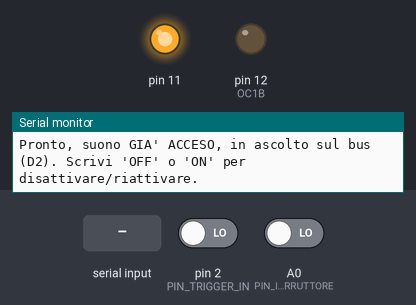
A sketch run on a simulated Arduino Uno, built with avr-gcc and run on an emulated ATmega328P. Shown: output pins drawn as LEDs (lit = HIGH), the last lines printed to the serial monitor. The inputs (shaded band) are chosen by the test bench; at power-on: A0 (PIN_INTERRUTTORE) LOW, pin 2 (PIN_TRIGGER_IN) LOW.

Above: at 1.4 s.
1.5 s: "OFF\n" received over Serial
At 2.7 s:
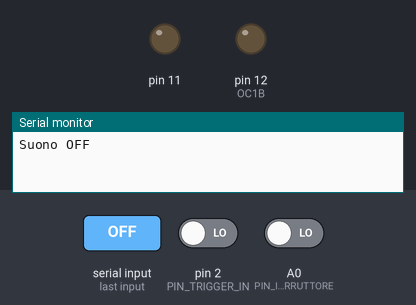
3.0 s: A0 (PIN_INTERRUTTORE) driven HIGH
4.5 s: "ON\n" received over Serial
At 5.1 s:
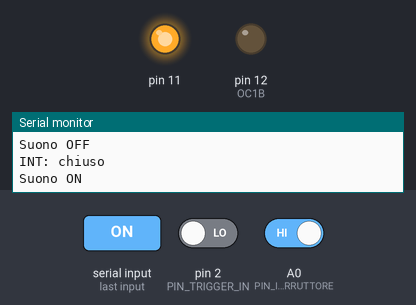
Timing chart, 0 to 7.5 s (numbered marks = the images above; inputs shaded):
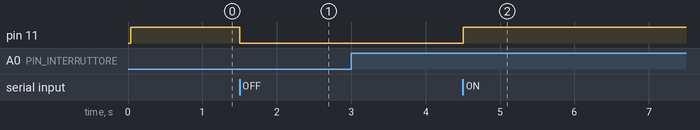

Measured:
- after the input at 1.5 s, pin 11: HIGH → LOW at once
- after the input at 4.5 s, pin 11: LOW → HIGH at once

The sketch:

slave2.ino
```cpp
// Nodo SLAVE (NODE_ID=2, slot 2 del protocollo) della catena daisy chain -
// bus condiviso, open-loop a tempo fisso (vedi DAISY CHAIN/restart.md,
// versione corrente: NON e' piu' una staffetta punto-punto - questo slave
// non aspetta piu' un trigger dedicato da un nodo precedente ne' rilancia
// nulla a un nodo successivo, vedi master/master.ino per chi pilota il bus).
//
// L'uscita D8 del master e' collegata in parallelo su D2 di TUTTI gli
// slave (bus broadcast, non punto-punto): questo slave conta gli impulsi
// che vede passare sul bus e agisce SOLO quando il conteggio coincide con
// il proprio NODE_ID. Il primo impulso ricevuto dopo un silenzio prolungato
// (fine ciclo precedente) vale "0" (il marcatore di zero del master, f1 per
// T0_MS - mai generato qui, solo il master lo emette): da li' si riparte a
// contare 1, 2, 3... Questo nodo agisce quando il conteggio = 2.
//
// Questo slave NON ha un'uscita di trigger: nella topologia a bus solo il
// master (ed eventuali "ripetitori" futuri per bus molto lunghi, non questo
// nodo) guida D8 - restart.md, sezione Pin.
//
// Sintesi f1/f2 (DDS + PWM su OC1B + filtro RC esterno) duplicata da
// master.ino/../../trasmettitore/trasmettitore.ino: l'IDE Arduino non
// segue #include relativi fuori dalla cartella dello sketch.
//
// F1/F2/T1_MS/GAP_MS sotto sono AUTOGENERATI da ../aggiorna_config_daisy.py
// a partire da ../../config_condivisa.py (unica fonte di verita', la stessa
// gia' usata da main.py) - non modificarli a mano qui. Niente T0_MS: solo
// il master emette il marcatore di zero (SPECS.MD §2).

#include <avr/io.h>
#include <avr/interrupt.h>
#include <util/atomic.h>
#include <math.h>

// --- Pin daisy chain (SPECS.MD DAISY CHAIN/restart.md - non cambiare senza
// aggiornare anche il cablaggio) ---
const int PIN_TRIGGER_IN = 2; // dal bus condiviso D8 del master (interrupt-capable, pull-down 10k gia' cablato)

uint8_t sineTable[256];
volatile uint32_t phase1 = 0, phase2 = 0;
uint32_t inc1, inc2;
const uint32_t SAMPLE_RATE = 40000; // Hz, stesso valore di master.ino/trasmettitore.ino

// --- Frequenze canale (Hz) - AUTOGENERATO, vedi intestazione sopra ---
const uint32_t FREQ1 = 4600;  // f1: clock/counter
const uint32_t FREQ2 = 3200;  // f2: stato interruttore

// --- Timing protocollo (SPECS.MD §2) - AUTOGENERATO, vedi intestazione
// sopra. Niente T0_MS qui: gli slave non emettono mai il marcatore di zero. ---
const unsigned long T1_MS  = 50; // durata del proprio slot
const unsigned long GAP_MS = 70; // silenzio dopo il proprio slot

// --- Identita' di questo nodo sul bus ---
const uint8_t NODE_ID_PROPRIO = 2;

// Soglia di timeout per il self-healing (restart.md, valore suggerito
// 300ms): se non arriva nessun impulso per piu' di questo tempo, il ciclo
// del master e' sicuramente finito (PAUSA_FINE_CICLO_MS in master.ino e'
// molto piu' lungo, 500ms) - lo slave si resetta da solo, pronto a
// riconoscere il prossimo impulso come "0". Fa da rete di sicurezza anche
// se un impulso si perde per rumore elettrico.
const unsigned long SOGLIA_TIMEOUT_RESET_MS = 300;

const unsigned long DEBOUNCE_US = 2000; // 2ms, rimbalzi elettrici sul fronte (restart.md)

// Interruttore locale reale su A0: chiuso = HIGH (pull-down esterno 10k
// verso GND, switch verso 5V/VCC - stesso schema gia' usato per il bus di
// trigger D8/D2, vedi restart.md).
const int PIN_INTERRUTTORE = A0;

// Debounce software sulla lettura del pin (rimbalzo meccanico tipico
// 5-30ms): una transizione e' accettata solo se la lettura resta stabile
// per almeno questo tempo, altrimenti un singolo click rischierebbe di
// generare piu' fronti spuri e far scattare il latch per rumore elettrico
// invece che per una pressione vera.
const unsigned long DEBOUNCE_INTERRUTTORE_MS = 30;
bool letturaGrezzaCorrente = false; // ultima lettura del pin, non ancora stabilizzata
unsigned long ultimo_cambio_lettura_ms = 0;

// Latch, non una lettura istantanea: true se l'interruttore e' stato chiuso
// in QUALSIASI momento dall'ultimo reset, anche se esattamente nel momento
// del proprio slot risulta di nuovo aperto - altrimenti un click breve tra
// un ciclo e l'altro andrebbe perso. Va a true SOLO dentro
// aggiorna_interruttore() (mai a false li' dentro), e torna a false SOLO in
// TONO_SLOT_PROPRIO subito dopo essere stato consumato per canale2_on
// (vedi aggiorna_slave()) - nessun altro punto del codice deve scriverci.
bool interruttoreChiuso = false;

// Valore GREZZO (debounced) del pin, sale E scende liberamente - usato
// internamente da aggiorna_interruttore() per decidere quando riarmare il
// latch sotto. Non stampato (debug via pin HIGH/LOW rimosso, non serve
// piu': il cablaggio era il problema, non la lettura).
bool valoreGrezzoInterruttore = false;

// Isolamento canali per la procedura di taratura soglie (SPECS.MD §5.1),
// identico a master.ino/trasmettitore.ino.
const bool CANALE1_ABILITATO = true;
const bool CANALE2_ABILITATO = true;

// --- Controllo via seriale (vedi gestisci_seriale()): il suono parte GIA'
// ACCESO al boot/reset (comodo per non dover scrivere "ON" ad ogni
// accensione, ogni nodo comunque indipendente dagli altri), ma resta
// comunque disattivabile/riattivabile a mano scrivendo "OFF"/"ON" sul
// Serial Monitor DI QUESTA scheda. ---
volatile bool soundEnabled = true;
volatile bool canale1_on = false;
volatile bool canale2_on = false;

// Per stampare lo stato dell'interruttore solo quando cambia (debug, vedi
// stampa_stato_interruttore()), non ad ogni giro di loop().
bool interruttoreChiuso_stampato = false;

// --- Macchina a stati minimale: IDLE -> impulso col conteggio giusto ->
// esegui slot -> torna IDLE. Nessun invio di trigger (bus a stella, non
// staffetta). ---
enum StatoSlave : uint8_t { IDLE, TONO_SLOT_PROPRIO, GAP_DOPO_SLOT };
StatoSlave stato = IDLE;
unsigned long inizio_stato_ms = 0;

// --- ISR: SOLO il minimo indispensabile (debounce + contatore + flag),
// nessuna logica pesante qui dentro (restart.md). contaImpulsi parte da -1:
// il primo impulso ricevuto dopo un reset lo porta a 0 (il marcatore),
// ogni impulso successivo incrementa di 1 - cosi' il valore locale
// coincide sempre con l'indice trasmesso dal master (0, 1, 2, ...), senza
// bisogno che gli impulsi sul bus portino nessuna informazione oltre al
// fronte in se'. ---
volatile int16_t contaImpulsi = -1;
volatile unsigned long ultimo_impulso_ms = 0;
volatile unsigned long ultimo_impulso_us_debounce = 0;
volatile bool nuovo_impulso = false;

void onImpulsoRicevuto() {
  unsigned long ora_us = micros();
  if (ora_us - ultimo_impulso_us_debounce < DEBOUNCE_US) return; // rimbalzo, ignora
  ultimo_impulso_us_debounce = ora_us;
  contaImpulsi = (contaImpulsi < 0) ? 0 : contaImpulsi + 1;
  ultimo_impulso_ms = millis();
  nuovo_impulso = true;
}

void setup() {
  Serial.begin(9600);

  for (int i = 0; i < 256; i++) {
    sineTable[i] = (uint8_t)(127.5 + 127.5 * sin(2.0 * PI * i / 256.0));
  }
  inc1 = (uint32_t)(((uint64_t)FREQ1 << 32) / SAMPLE_RATE);
  inc2 = (uint32_t)(((uint64_t)FREQ2 << 32) / SAMPLE_RATE);

  pinMode(12, OUTPUT); // OC1B, uscita audio f1/f2 (verso il trasduttore/fibra)
  pinMode(11, OUTPUT);
  digitalWrite(11, HIGH); // coerente con soundEnabled = true
  pinMode(PIN_TRIGGER_IN, INPUT); // pull-down 10k esterno gia' cablato, non serve INPUT_PULLUP
  pinMode(PIN_INTERRUTTORE, INPUT); // pull-down 10k esterno gia' cablato

  // Timer1: Fast PWM 8 bit, nessun prescaler -> portante PWM a 62.5kHz
  TCCR1A = _BV(COM1B1) | _BV(WGM10);
  TCCR1B = _BV(WGM12) | _BV(CS10);
  OCR1B = 128; // silenzio iniziale (valore centrale)

  // Timer2: CTC, genera interrupt a SAMPLE_RATE per aggiornare il campione
  TCCR2A = _BV(WGM21);
  TCCR2B = _BV(CS21); // prescaler 8
  OCR2A = (16000000UL / 8 / SAMPLE_RATE) - 1;
  TIMSK2 = _BV(OCIE2A);

  // Interrupt hardware sul fronte di salita (riposo LOW via pull-down,
  // impulso in ingresso HIGH) - restart.md.
  attachInterrupt(digitalPinToInterrupt(PIN_TRIGGER_IN), onImpulsoRicevuto, RISING);

  // Stato iniziale: leggi subito il pin reale, cosi' non si parte sempre da
  // "aperto" per un giro intero se l'interruttore e' gia' chiuso al boot.
  letturaGrezzaCorrente = (digitalRead(PIN_INTERRUTTORE) == HIGH);
  valoreGrezzoInterruttore = letturaGrezzaCorrente;
  if (valoreGrezzoInterruttore) {
    interruttoreChiuso = true;
  }

  sei();

  Serial.println(F("--- daisy chain (bus condiviso): SLAVE2 (NODE_ID=2) ---"));
  Serial.print(F("SAMPLE_RATE=")); Serial.print(SAMPLE_RATE); Serial.println(F("Hz"));
  Serial.print(F("FREQ1=")); Serial.print(FREQ1);
  Serial.print(F("Hz  FREQ2=")); Serial.print(FREQ2); Serial.println(F("Hz"));
  Serial.print(F("T1_MS=")); Serial.print(T1_MS);
  Serial.print(F("  GAP_MS=")); Serial.println(GAP_MS);
  Serial.print(F("SOGLIA_TIMEOUT_RESET_MS=")); Serial.println(SOGLIA_TIMEOUT_RESET_MS);
  Serial.print(F("interruttore proprio: ")); Serial.println(interruttoreChiuso ? "CHIUSO" : "aperto");
  interruttoreChiuso_stampato = interruttoreChiuso;
  Serial.println(F("Pronto, suono GIA' ACCESO, in ascolto sul bus (D2). Scrivi 'OFF' o 'ON' per disattivare/riattivare."));
}

ISR(TIMER2_COMPA_vect) {
  phase1 += inc1;
  phase2 += inc2;
  uint8_t idx1 = phase1 >> 24;
  uint8_t idx2 = phase2 >> 24;

  if (!soundEnabled) {
    OCR1B = 128; // silenzio totale, ma le fasi continuano ad avanzare sopra
    return;
  }

  uint8_t contrib1 = canale1_on ? sineTable[idx1] : 128;
  uint8_t contrib2 = canale2_on ? sineTable[idx2] : 128;
  OCR1B = ((uint16_t)contrib1 + contrib2) / 2;
}

void aggiorna_slave(unsigned long ora_ms) {
  unsigned long trascorso = ora_ms - inizio_stato_ms;

  // Lettura atomica delle variabili condivise con la ISR: su AVR (8 bit)
  // una lettura di int16_t/unsigned long non e' atomica, un interrupt a
  // meta' lettura darebbe un valore "spezzato" - stesso genere di bug gia'
  // sofferto altrove nel progetto per assegnazioni non atomiche.
  int16_t conta_locale;
  unsigned long ultimo_impulso_locale;
  bool impulso_locale;
  ATOMIC_BLOCK(ATOMIC_RESTORESTATE) {
    conta_locale = contaImpulsi;
    ultimo_impulso_locale = ultimo_impulso_ms;
    impulso_locale = nuovo_impulso;
    nuovo_impulso = false;
  }

  // Watchdog self-healing (restart.md): il ciclo del master e' finito da
  // tempo (o si e' perso un impulso) - torna pronto a riconoscere il
  // prossimo impulso come "0".
  if (conta_locale >= 0 && (ora_ms - ultimo_impulso_locale) > SOGLIA_TIMEOUT_RESET_MS) {
    ATOMIC_BLOCK(ATOMIC_RESTORESTATE) { contaImpulsi = -1; }
    conta_locale = -1;
  }

  switch (stato) {
    case IDLE:
      canale1_on = false;
      canale2_on = false;
      if (impulso_locale && conta_locale == NODE_ID_PROPRIO) {
        stato = TONO_SLOT_PROPRIO;
        inizio_stato_ms = ora_ms;
      }
      break;

    case TONO_SLOT_PROPRIO:
      canale1_on = CANALE1_ABILITATO;
      canale2_on = CANALE2_ABILITATO && interruttoreChiuso;
      if (trascorso >= T1_MS) {
        // Latch consumato per questo slot: unico punto del codice che lo
        // rimette a false, pronto a catturare una nuova chiusura nel
        // prossimo ciclo (vedi dichiarazione di interruttoreChiuso).
        interruttoreChiuso = false;
        stato = GAP_DOPO_SLOT;
        inizio_stato_ms = ora_ms;
      }
      break;

    case GAP_DOPO_SLOT:
      canale1_on = false;
      canale2_on = false;
      if (trascorso >= GAP_MS) {
        stato = IDLE;
        inizio_stato_ms = ora_ms;
      }
      break;
  }
}

// Monitoraggio dell'interruttore proprio, continuo e indipendente dal ciclo
// del protocollo (chiamato ad ogni giro di loop()): interruttoreChiuso
// riflette sempre lo stato piu' recente, cosi' se cambia mentre il nodo non
// sta trasmettendo il prossimo TONO_SLOT_PROPRIO lo trova gia' aggiornato -
// non serve piu' rileggerlo "a mano" in un punto fisso del ciclo.
void aggiorna_interruttore() {
  bool letturaOra = (digitalRead(PIN_INTERRUTTORE) == HIGH);
  if (letturaOra != letturaGrezzaCorrente) {
    // Il pin ha appena cambiato stato: potrebbe essere un rimbalzo, riparti
    // a cronometrare la stabilita' da qui invece di accettarlo subito.
    letturaGrezzaCorrente = letturaOra;
    ultimo_cambio_lettura_ms = millis();
    return;
  }
  if (millis() - ultimo_cambio_lettura_ms < DEBOUNCE_INTERRUTTORE_MS) {
    return; // non ancora stabile per abbastanza tempo, aspetta
  }
  // Stabile da almeno DEBOUNCE_INTERRUTTORE_MS: accetta la lettura.
  // Valore grezzo (debounced): sale E scende liberamente, riflette il pin
  // cosi' com'e' (a differenza del latch sotto) - usato solo internamente
  // per decidere quando riarmare il latch.
  valoreGrezzoInterruttore = letturaGrezzaCorrente;
  // Latch: va a true ad OGNI passaggio in cui il pin risulta stabilmente
  // chiuso, non solo alla prima transizione false->true - altrimenti un
  // interruttore tenuto chiuso per piu' cicli smetterebbe di essere
  // rilevato subito dopo il primo consumo (TONO_SLOT_PROPRIO lo resetta a
  // false, e senza questo il valore grezzo non cambierebbe piu' finche' il
  // pin resta fermo, quindi il latch non si riarmerebbe mai). Resta vero
  // che non va mai messo a false qui dentro (solo TONO_SLOT_PROPRIO lo
  // consuma, vedi dichiarazione di interruttoreChiuso).
  if (valoreGrezzoInterruttore) {
    interruttoreChiuso = true;
  }
}

void gestisci_seriale() {
  if (Serial.available()) {
    String cmd = Serial.readStringUntil('\n');
    cmd.trim();
    if (cmd.equalsIgnoreCase("ON")) {
      digitalWrite(11, HIGH);
      soundEnabled = true;
      Serial.println("Suono ON");
    } else if (cmd.equalsIgnoreCase("OFF")) {
      digitalWrite(11, LOW);
      soundEnabled = false;
      Serial.println("Suono OFF");
    }
  }
}

// Debug: stampa lo stato del LATCH (vedi interruttoreChiuso) SOLO quando
// cambia. Per costruzione va sempre a coppie chiuso/aperto (si accende alla
// chiusura, si spegne quando il proprio slot lo consuma).
void stampa_stato_interruttore() {
  if (interruttoreChiuso != interruttoreChiuso_stampato) {
    interruttoreChiuso_stampato = interruttoreChiuso;
    Serial.println(interruttoreChiuso ? "INT: chiuso" : "INT: aperto");
  }
}

void loop() {
  aggiorna_interruttore();
  stampa_stato_interruttore();
  aggiorna_slave(millis());
  gestisci_seriale();
  // nessun delay() qui: l'attesa dell'impulso e' event-driven via
  // interrupt (restart.md), nessuno stato qui blocca mai.
}
```
